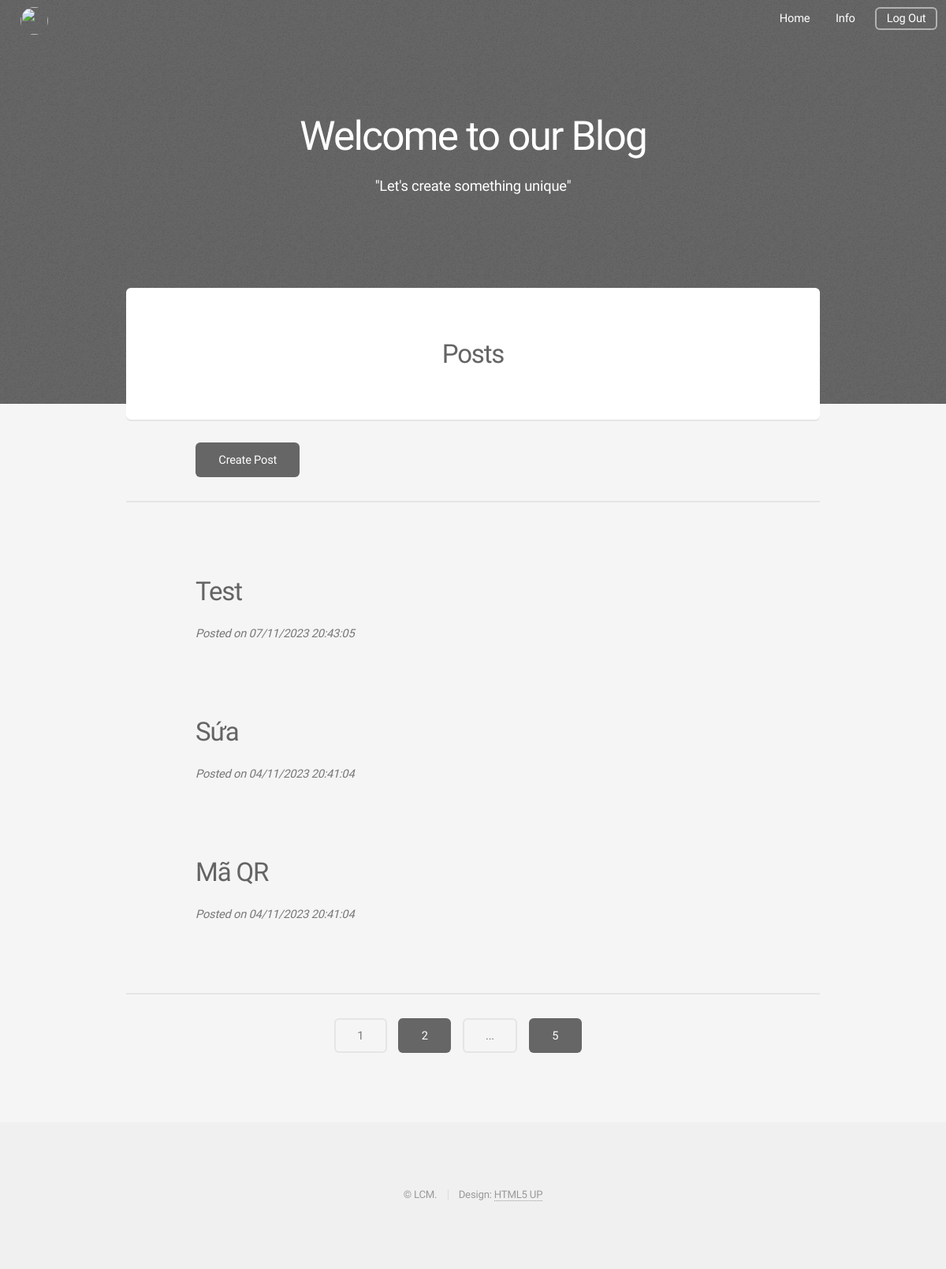
Screenshot of /home (signed in) with the database file from the repository.
### blog/model.py (models this page shows, shortened)
class Post(db.Model):
    id = db.Column(db.Integer, primary_key=True)
    title = db.Column(db.String(100), nullable=False)
    content = db.Column(db.Text, nullable=False)
    date = db.Column(db.DateTime, nullable=False, default=datetime.now())
    image_cover = db.Column(db.String(20), default="..\static\default_image_cover.jpg")
    post_rela = db.relationship('State', backref=db.backref('post', lazy=True))

### blog/route.py (the view)
@app.route('/')
@app.route('/home')
def home():
    page = request.args.get('page', 1, type=int)
    posts = Post.query.order_by(Post.date.desc()).paginate(page=page,
                                                           per_page=3)
    return render_template('index.html', posts=posts)

### blog/model.py (called while the page is built)
@login_manager.user_loader
def load_user(user_id):
     return User.query.get(int(user_id))

### blog/templates/index.html (shortened to what this page needs)
{% extends "layout1.html" %}
{% block header %}
    <section id="header" class="alt">
    {% if current_user.is_authenticated: %}
        <nav style="top: 0.5em; left: 0.75em; right: auto;">
            <ul>
                <li><a><img src="{{ current_user.avatar }}" class="avatar"></a></li>
            </ul>
        </nav>
    {% endif %}
        <nav>
            <ul>
                <li><a href="{{ url_for('home') }}">Home</a></li>
                {% if current_user.is_authenticated: %}
                    {% if current_user.rank_id == 1: %}
                        <li><a href="{{ url_for('admin') }}" class="icon solid">Info</a></li>
                    {% else: %}
                        <li><a href="{{ url_for('account') }}" class="icon solid">Info</a></li>
                    {% endif %}
                    <li><a href="{{ url_for('logout') }}" class="button">Log Out</a></li>
                {% endif %}
            </ul>
        </nav>
    </section>
{% endblock %}
{% block banner %}
    <section id="banner">
        <h2><b style="color: white;">Welcome to our Blog</b></h2>
        <p><b style="color: white;">"Let's create something unique"</b></p>
    </section>
{% endblock %}
{% block main %}
    <section id="main" class="container">
        <div class="box special">
            <header class="major">
                <h2>Posts</h2>
            </header>
        </div>
        {% if current_user.is_authenticated %}
        <div class="col-12" style="margin: 0 0 0 10%">
            <ul class="actions">
                <li><a href="{{ url_for('new_post') }}" class="button special">Create Post</a></li>
            </ul>
        </div>
        {% endif %}
        <hr>
        {% for post in posts: %}
            <div style="margin: 10%">
                <a href="{{ url_for('post', post_id=post.id) }}"><h2>{{ post.title }}</h2></a>
                <i>Posted on {{ post.date.strftime("%d/%m/%Y %H:%M:%S") }}</i>
            </div>
        {% endfor %}
        <hr>
        <div style="margin: 0 0 0 30%">
            <ul class="actions">
            {% for page_num in posts.iter_pages(left_edge=1, right_edge=1, left_current=1, right_current=1) %}
                {% if page_num %}
                    {% if posts.page == page_num %}
                       <li><a href="{{ url_for('home', page=page_num) }}" class="button alt">{{ page_num }}</a></li>
                    {% else %}
                       <li><a href="{{ url_for('home', page=page_num) }}" class="button special">{{ page_num }}</a></li>
                    {% endif %}
                {% else %}
                    <li><a href="#" class="button alt">...</a></li>
                {% endif %}
            {% endfor %}
            </ul>
        </div>
    </section>
{% endblock %}

### rows the page displays
Post: title "Test", date "07/11/2023 20:43:05"
Post: title "Sứa", date "04/11/2023 20:41:04"
Post: title "Mã QR", date "04/11/2023 20:41:04"

### other values shown
{{ page_num }} "1"
{{ page_num }} "2" "5"
